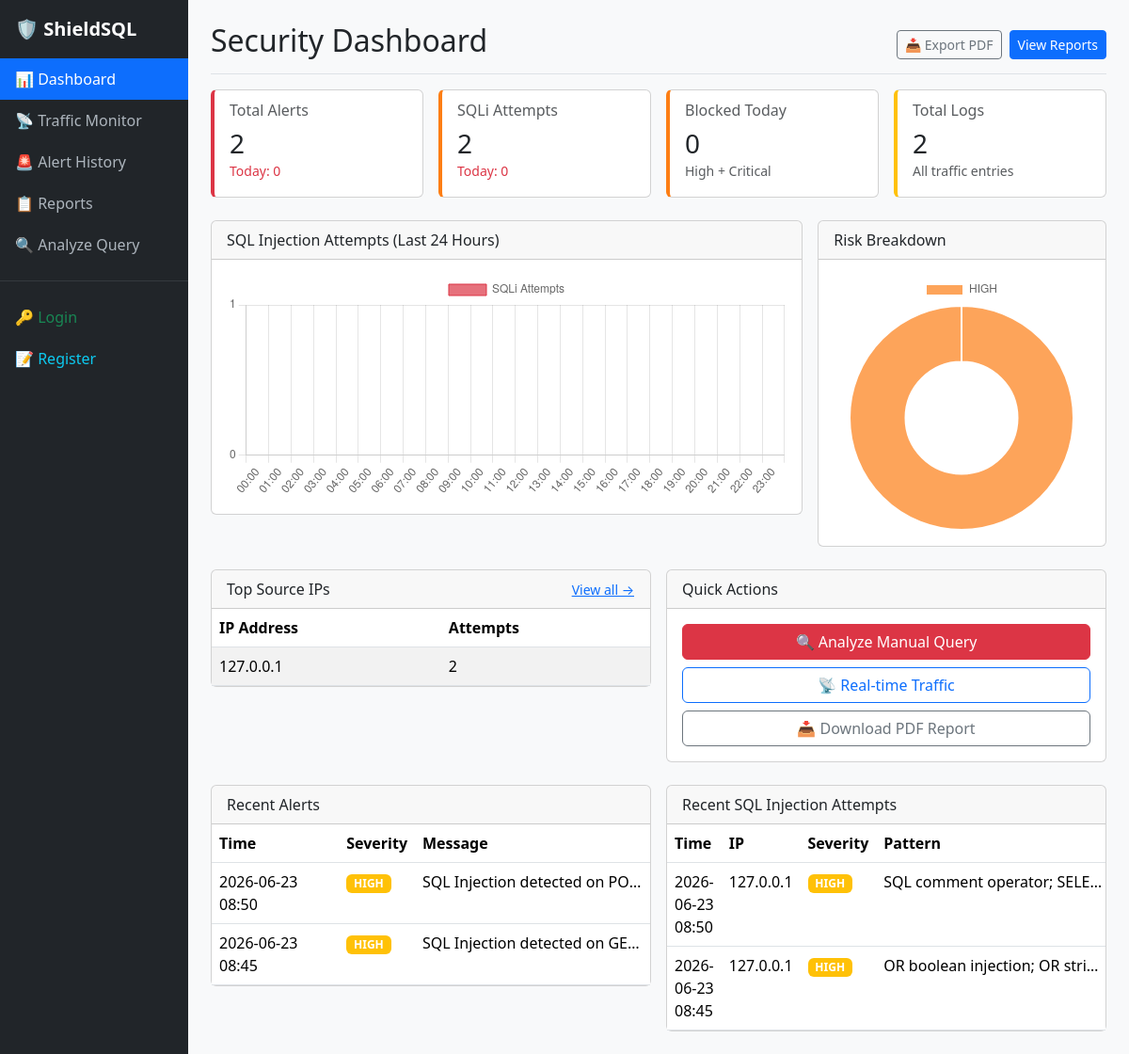
Before: / with the older database file.
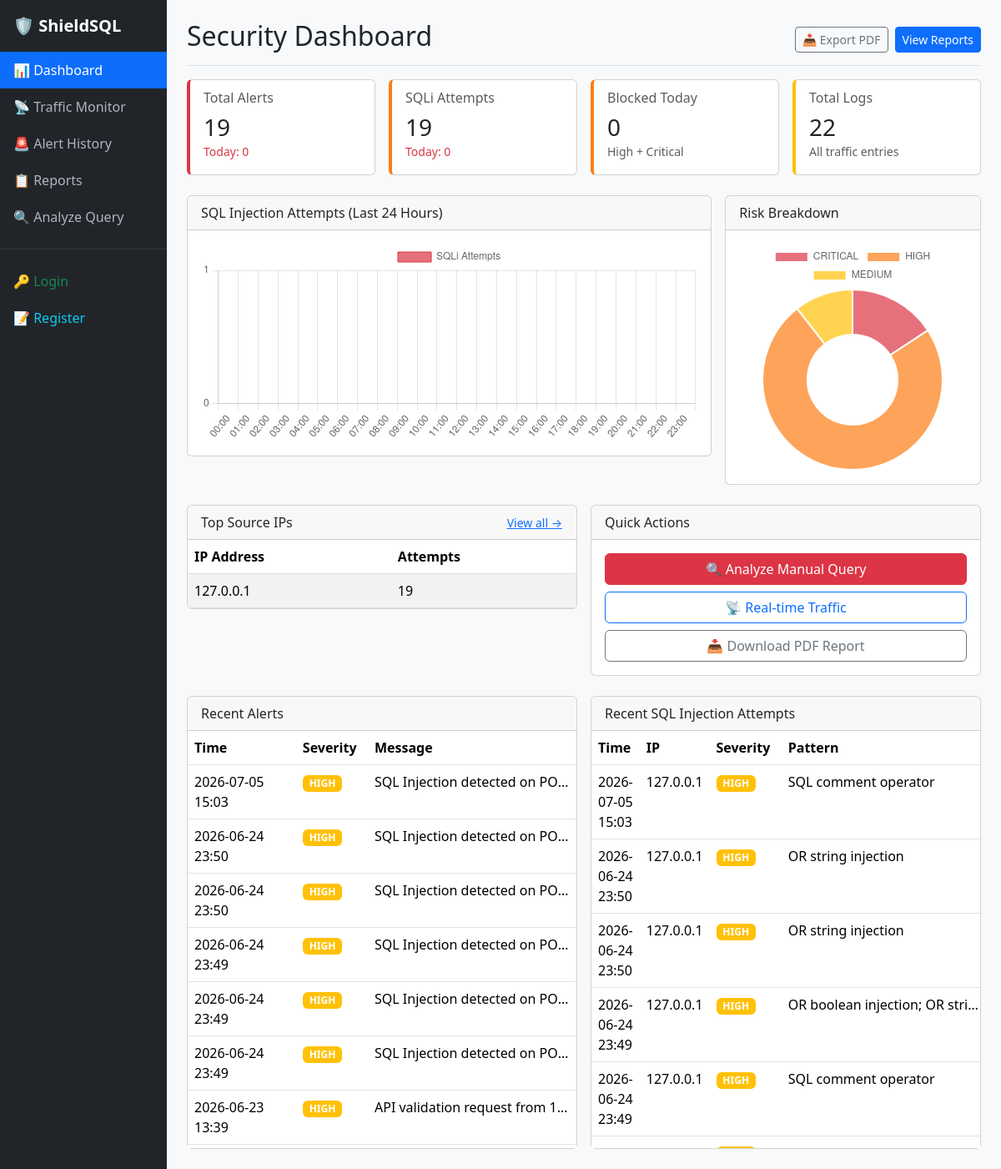
After: the same page with the newer database file.
### monitor/models.py (models this page shows, shortened)
class Alert(models.Model):
    SEVERITY_LOW = 'low'
    SEVERITY_MEDIUM = 'medium'
    SEVERITY_HIGH = 'high'
    SEVERITY_CRITICAL = 'critical'
    SEVERITY_CHOICES = [
        (SEVERITY_LOW, 'Low'),
        (SEVERITY_MEDIUM, 'Medium'),
        (SEVERITY_HIGH, 'High'),
        (SEVERITY_CRITICAL, 'Critical'),
    ]
    user = models.ForeignKey(settings.AUTH_USER_MODEL, null=True, blank=True, on_delete=models.SET_NULL, related_name='alerts')
    alert_type = models.CharField(max_length=100)
    message = models.TextField()
    severity = models.CharField(max_length=10, choices=SEVERITY_CHOICES, default=SEVERITY_MEDIUM)
    is_resolved = models.BooleanField(default=False)
    created_at = models.DateTimeField(auto_now_add=True)
    resolved_at = models.DateTimeField(null=True, blank=True)
    metadata = models.JSONField(null=True, blank=True)

class DetectedSQLInjectionAttempt(models.Model):
    timestamp = models.DateTimeField(auto_now_add=True)
    raw_query = models.TextField()
    source_ip = models.GenericIPAddressField(null=True, blank=True)
    user = models.ForeignKey(settings.AUTH_USER_MODEL, null=True, blank=True, on_delete=models.SET_NULL, related_name='sqli_attempts')
    matched_pattern = models.TextField(null=True, blank=True)
    severity = models.CharField(max_length=10, choices=Alert.SEVERITY_CHOICES, default=Alert.SEVERITY_HIGH)
    alert = models.ForeignKey(Alert, null=True, blank=True, on_delete=models.SET_NULL, related_name='sqli_attempts')
    metadata = models.JSONField(null=True, blank=True)

### monitor/views.py (the view)
# urls.py: path('', views.DashboardView.as_view(), name='dashboard'),
class DashboardView(TemplateView):
    template_name = "monitor/dashboard.html"
    def get_context_data(self, **kwargs):
        ctx = super().get_context_data(**kwargs)
        now = timezone.now()
        today_start = now.replace(hour=0, minute=0, second=0, microsecond=0)
        recent_alerts = models.Alert.objects.order_by("-created_at")[:10]
        recent_logs = models.Log.objects.order_by("-timestamp")[:10]
        recent_sqli = models.DetectedSQLInjectionAttempt.objects.order_by("-timestamp")[:10]
        ctx["summary"] = {
            "total_alerts": models.Alert.objects.count(),
            "total_logs": models.Log.objects.count(),
            "total_sqli": models.DetectedSQLInjectionAttempt.objects.count(),
            "today_alerts": models.Alert.objects.filter(created_at__gte=today_start).count(),
            "today_sqli": models.DetectedSQLInjectionAttempt.objects.filter(
                timestamp__gte=today_start
            ).count(),
            "blocked_today": models.DetectedSQLInjectionAttempt.objects.filter(
                timestamp__gte=today_start, severity__in=("high", "critical")
            ).count(),
        }
        risk_counts = (
            models.DetectedSQLInjectionAttempt.objects.values("severity")
            .annotate(count=Count("id"))
            .order_by("severity")
        )
        ctx["risk_breakdown"] = {item["severity"]: item["count"] for item in risk_counts}
        ctx["risk_breakdown_json"] = json.dumps(ctx["risk_breakdown"])
        hourly = defaultdict(int)
        for i in range(24):
            hour_start = now - timedelta(hours=23 - i, minutes=now.minute, seconds=now.second, microseconds=now.microsecond)
            hour_end = hour_start + timedelta(hours=1)
            c = models.DetectedSQLInjectionAttempt.objects.filter(
                timestamp__gte=hour_start, timestamp__lt=hour_end
            ).count()
            hourly[hour_start.strftime("%H:%M")] = c
        ctx["hourly_chart"] = {
            "labels": json.dumps(list(hourly.keys())),
            "data": json.dumps(list(hourly.values())),
        }
        top_ips = list(
            models.DetectedSQLInjectionAttempt.objects.values("source_ip")
            .annotate(c=Count("id"))
            .order_by("-c")[:5]
        )
        ctx["top_ips"] = top_ips
        ctx["recent_alerts"] = recent_alerts
        ctx["recent_logs"] = recent_logs
        ctx["recent_sqli"] = recent_sqli
        return ctx

### monitor/templates/monitor/dashboard.html (shortened to what the changed rows need)
{% extends 'monitor/base.html' %}
{% load static %}
{% block content %}
<div class="d-flex justify-content-between flex-wrap flex-md-nowrap align-items-center pb-2 mb-3 border-bottom">
  <h1 class="h2">Security Dashboard</h1>
</div>
<div class="row g-3 mb-4">
  <div class="col-md-3">
    <div class="card card-stat severity-critical">
      <div class="card-body">
        <h6 class="card-subtitle mb-2 text-muted">Total Alerts</h6>
        <h3 class="card-title mb-0">{{ summary.total_alerts }}</h3>
        <small class="text-danger">Today: {{ summary.today_alerts }}</small>
      </div>
    </div>
  </div>
  <div class="col-md-3">
    <div class="card card-stat severity-high">
      <div class="card-body">
        <h6 class="card-subtitle mb-2 text-muted">SQLi Attempts</h6>
        <h3 class="card-title mb-0">{{ summary.total_sqli }}</h3>
        <small class="text-danger">Today: {{ summary.today_sqli }}</small>
      </div>
    </div>
  </div>
  <div class="col-md-3">
    <div class="card card-stat severity-medium">
      <div class="card-body">
        <h6 class="card-subtitle mb-2 text-muted">Total Logs</h6>
        <h3 class="card-title mb-0">{{ summary.total_logs }}</h3>
        <small class="text-muted">All traffic entries</small>
      </div>
    </div>
  </div>
</div>
<div class="row g-3 mb-4">
  <div class="col-md-4">
    <div class="card">
      <div class="card-body">
        <canvas id="riskChart" height="200"></canvas>
      </div>
    </div>
  </div>
</div>
<div class="row g-3 mb-4">
  <div class="col-md-6">
    <div class="card">
      <div class="card-body p-0">
        <div class="table-responsive">
          <table class="table table-striped mb-0">
            <thead><tr><th>IP Address</th><th>Attempts</th></tr></thead>
            <tbody>
              {% for ip in top_ips %}
              <tr><td>{{ ip.source_ip }}</td><td>{{ ip.c }}</td></tr>
              {% empty %}
              <tr><td colspan="2" class="text-center text-muted">No data</td></tr>
              {% endfor %}
            </tbody>
          </table>
        </div>
      </div>
    </div>
  </div>
</div>
<div class="row g-3">
  <div class="col-md-6">
    <div class="card">
      <div class="card-body p-0">
        <div class="table-responsive">
          <table class="table table-hover mb-0">
            <thead><tr><th>Time</th><th>Severity</th><th>Message</th></tr></thead>
            <tbody>
              {% for alert in recent_alerts %}
              <tr>
                <td>{{ alert.created_at|date:"Y-m-d H:i" }}</td>
                <td>
                  <span class="badge bg-{% if alert.severity == 'critical' %}danger{% elif alert.severity == 'high' %}warning{% elif alert.severity == 'medium' %}info{% else %}secondary{% endif %}">
                    {{ alert.severity|upper }}
                  </span>
                </td>
                <td class="text-truncate" style="max-width:250px;">{{ alert.message }}</td>
              </tr>
              {% empty %}
              <tr><td colspan="3" class="text-center text-muted">No alerts</td></tr>
              {% endfor %}
            </tbody>
          </table>
        </div>
      </div>
    </div>
  </div>
  <div class="col-md-6">
    <div class="card">
      <div class="card-body p-0">
        <div class="table-responsive">
          <table class="table table-hover mb-0">
            <thead><tr><th>Time</th><th>IP</th><th>Severity</th><th>Pattern</th></tr></thead>
            <tbody>
              {% for attempt in recent_sqli %}
              <tr>
                <td>{{ attempt.timestamp|date:"Y-m-d H:i" }}</td>
                <td>{{ attempt.source_ip }}</td>
                <td>
                  <span class="badge bg-{% if attempt.severity == 'critical' %}danger{% elif attempt.severity == 'high' %}warning{% elif attempt.severity == 'medium' %}info{% else %}secondary{% endif %}">
                    {{ attempt.severity|upper }}
                  </span>
                </td>
                <td class="text-truncate" style="max-width:250px;">{{ attempt.matched_pattern|truncatechars:40 }}</td>
              </tr>
              {% empty %}
              <tr><td colspan="4" class="text-center text-muted">No attempts detected</td></tr>
              {% endfor %}
            </tbody>
          </table>
        </div>
      </div>
    </div>
  </div>
</div>
{% endblock %}
{% block extra_js %}
<script>
  const ctxHourly = document.getElementById('hourlyChart').getContext('2d');
  new Chart(ctxHourly, {
    type: 'bar',
    data: {
      labels: {{ hourly_chart.labels|safe }},
      datasets: [{
        label: 'SQLi Attempts',
        data: {{ hourly_chart.data|safe }},
        backgroundColor: 'rgba(220, 53, 69, 0.7)',
        borderColor: 'rgba(220, 53, 69, 1)',
        borderWidth: 1
      }]
    },
    options: { scales: { y: { beginAtZero: true, ticks: { stepSize: 1 } } } }
  });
  const riskLabels = [];
  const riskData = [];
  const riskColors = [];
  const colorMap = { low: 'rgba(25, 135, 84, 0.7)', medium: 'rgba(255, 193, 7, 0.7)', high: 'rgba(253, 126, 20, 0.7)', critical: 'rgba(220, 53, 69, 0.7)' };
  for (const [sev, cnt] of Object.entries({{ risk_breakdown_json|safe }})) {
    riskLabels.push(sev.toUpperCase());
    riskData.push(cnt);
    riskColors.push(colorMap[sev] || '#6c757d');
  }
  const ctxRisk = document.getElementById('riskChart').getContext('2d');
  new Chart(ctxRisk, {
    type: 'doughnut',
    data: {
      labels: riskLabels,
      datasets: [{ data: riskData, backgroundColor: riskColors }]
    }
  });
</script>
{% endblock %}

Changed rows visible on the page:
no longer on this page (row unchanged): Alert: created_at "2026-06-23 08:50", severity "HIGH", message "SQL Injection detected on PO…"
no longer on this page (row unchanged): Alert: created_at "2026-06-23 08:45", severity "HIGH", message "SQL Injection detected on GE…"
no longer on this page (row unchanged): DetectedSQLInjectionAttempt: timestamp "2026-06-23 08:50", source_ip "127.0.0.1", severity "HIGH", matched_pattern "SQL comment operator; SELE…"
no longer on this page (row unchanged): DetectedSQLInjectionAttempt: timestamp "2026-06-23 08:45", source_ip "127.0.0.1", severity "HIGH", matched_pattern "OR boolean injection; OR stri…"
added Alert: created_at "2026-07-05 15:03", severity "HIGH", message "SQL Injection detected on PO…"
added Alert: created_at "2026-06-24 23:50", severity "HIGH", message "SQL Injection detected on PO…"
added Alert: created_at "2026-06-24 23:50", severity "HIGH", message "SQL Injection detected on PO…"
added Alert: created_at "2026-06-24 23:49", severity "HIGH", message "SQL Injection detected on PO…"
added Alert: created_at "2026-06-24 23:49", severity "HIGH", message "SQL Injection detected on PO…"
added Alert: created_at "2026-06-24 23:49", severity "HIGH", message "SQL Injection detected on PO…"
added Alert: created_at "2026-06-23 13:39", severity "HIGH", message "API validation request from 1…"
added DetectedSQLInjectionAttempt: timestamp "2026-07-05 15:03", source_ip "127.0.0.1", severity "HIGH", matched_pattern "SQL comment operator"
added DetectedSQLInjectionAttempt: timestamp "2026-06-24 23:50", source_ip "127.0.0.1", severity "HIGH", matched_pattern "OR string injection"
added DetectedSQLInjectionAttempt: timestamp "2026-06-24 23:50", source_ip "127.0.0.1", severity "HIGH", matched_pattern "OR string injection"
added DetectedSQLInjectionAttempt: timestamp "2026-06-24 23:49", source_ip "127.0.0.1", severity "HIGH", matched_pattern "OR boolean injection; OR stri…"
added DetectedSQLInjectionAttempt: timestamp "2026-06-24 23:49", source_ip "127.0.0.1", severity "HIGH", matched_pattern "SQL comment operator"
Other visible differences:
{{ summary.total_alerts }}: "2" → "19"
{{ summary.total_sqli }}: "2" → "19"
{{ summary.total_logs }}: "2" → "22"
chart data {{ risk_breakdown_json|safe }}: {"high": 2} → {"critical": 3, "high": 14, "medium": 2}
new list line: "127.0.0.1 19"
list line gone: "127.0.0.1 2"
